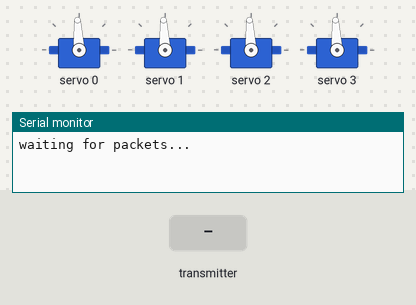
This sketch was run on a simulated ESP32-S3. On the bench: 4 × servo, the last lines printed to the serial monitor. The inputs (shaded band) are chosen by the test bench.

Above: at 1.2 s.
1.3 s: the transmitter starts sending id = 0
At 2.5 s:
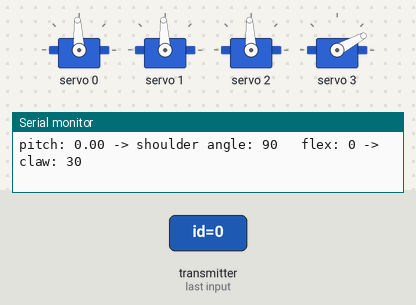
2.8 s: the transmitter starts sending pitch = 25
At 3.3 s:
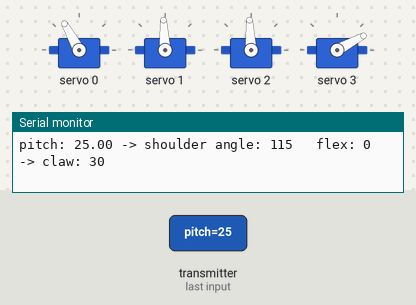
4.3 s: the transmitter starts sending flexVal = 1024
At 5.0 s:
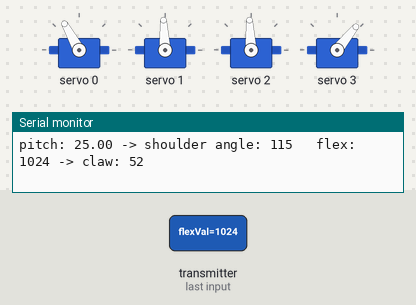
5.8 s: the transmitter starts sending pitch = 0
At 6.8 s:
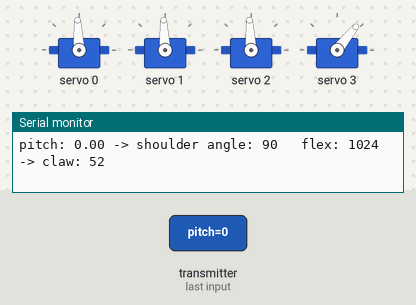
7.3 s: the transmitter starts sending flexVal = 2048
At 8.5 s:
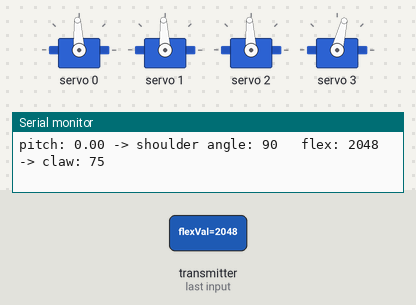
8.8 s: the transmitter starts sending pitch = 50
At 9.2 s:
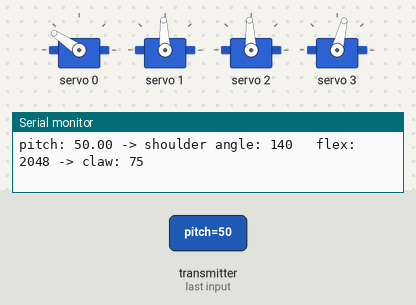
Timing chart, 0 to 11.3 s (numbered marks = the images above; inputs shaded):
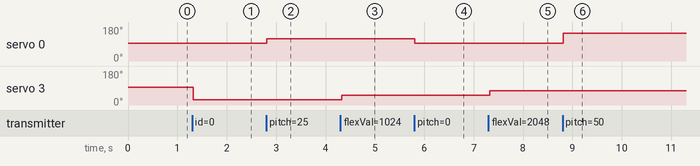

The sketch:

Receiver_Node.ino
```cpp
// base station code - gets the imu data from the sleeve over espnow and moves the servos, other 2 channels just sit at center until i get funding to buy them(ESP32-S3)

#include <esp_now.h>
#include <WiFi.h>
#include <Wire.h>
#include <Adafruit_PWMServoDriver.h>

Adafruit_PWMServoDriver pwm = Adafruit_PWMServoDriver();

// ince i requested the 180 servos, so center is always 90
#define SERVOMIN  102   // this is roughly 500us at 50hz, got this off a forum post
#define SERVOMAX  512   // roughly 2500us, same deal
#define SERVO_FREQ 50
#define CH_SHOULDER 0
#define CH_ELBOW    1
#define CH_WRIST    2
#define CH_CLAW     3
// channels 4 and 5 not wired to anything(YET!!)

// this HAS to match my struct on the sender side or it just reads garbage, learned that the hard way after like an hour of debugging lol
typedef struct {
  int id;
  float roll;
  float pitch;
  float yaw;
  int flexVal;
} incoming;

incoming lastData;
bool gotFirstPacket = false;

void setup() {
  Serial.begin(115200);
  Wire.begin(8, 9); // s3 board im using has sda/scl on 8 and 9, not the usual 21/22(im getting the 44 pin n16r8)

  pwm.begin();
  pwm.setPWMFreq(SERVO_FREQ);

  // send everything to center before it starts so it doesnt jerk around on boot
  pwm.setPWM(CH_SHOULDER, 0, angleToPulse(90));
  pwm.setPWM(CH_ELBOW, 0, angleToPulse(90));
  pwm.setPWM(CH_WRIST, 0, angleToPulse(90));
  pwm.setPWM(CH_CLAW, 0, angleToPulse(90));

  WiFi.mode(WIFI_STA);

  if (esp_now_init() != ESP_OK) {
    Serial.println("espnow init failed, not sure why");
    return;
  }

  esp_now_register_recv_cb(OnDataRecv);
  Serial.println("waiting for packets...");
}

void loop() {
  if (gotFirstPacket) {
    // just mapping the pitch value straight to the shoulder servo for now, ned $
    // this is definitely not gonna be the final mapping but wanted to copy it so it looks full of codeee
    int shoulderAngle = map(lastData.pitch, -90, 90, 0, 180);
    shoulderAngle = constrain(shoulderAngle, 0, 180);
    pwm.setPWM(CH_SHOULDER, 0, angleToPulse(shoulderAngle));
    int clawAngle = map(lastData.flexVal, 0, 4095, 30, 120);
    pwm.setPWM(CH_CLAW, 0, angleToPulse(clawAngle));

    Serial.print("pitch: ");
    Serial.print(lastData.pitch);
    Serial.print(" -> shoulder angle: ");
    Serial.print(shoulderAngle);
    Serial.print("   flex: ");
    Serial.print(lastData.flexVal);
    Serial.print(" -> claw: ");
    Serial.println(clawAngle);
  }

  delay(30);
}

//I got this conversion from some pca9685 servo example, works fine for now
int angleToPulse(int angle) {
  int pulse = map(angle, 0, 180, SERVOMIN, SERVOMAX);
  return pulse;
}

void OnDataRecv(const esp_now_recv_info_t *info, const uint8_t *incomingData, int len) {
  memcpy(&lastData, incomingData, sizeof(lastData));
  gotFirstPacket = true;

}

// stuff i still need to fix / add:
// - The elbow and wrist channels arent doing anything yet, need those sensors bought asap
// - no timeout check, if the sleeve loses connection the arm just freezes wherever it was, which might actually be fine? or might be bad if its mid claw close on something. check later
// - roll and yaw arent used at all right now, only pitch. probably need those for the other joints
// - should double check the SERVOMIN/SERVOMAX numbers against the actual servo datasheet instead of just using whatever that forum post said
// - claw mapping direction might be backwards, need to physically test with the sensor on my hand, after purrchase
```

Measured:
- after the input at 1.3 s, servo 3: 93° → 28° at once
- after the input at 2.8 s, servo 0: 93° → 119° at once
- after the input at 4.3 s, servo 3: 28° → 51° at once
- after the input at 5.8 s, servo 0: 119° → 93° at once
- after the input at 7.3 s, servo 3: 51° → 76° at once
- after the input at 8.8 s, servo 0: 93° → 146° at once
